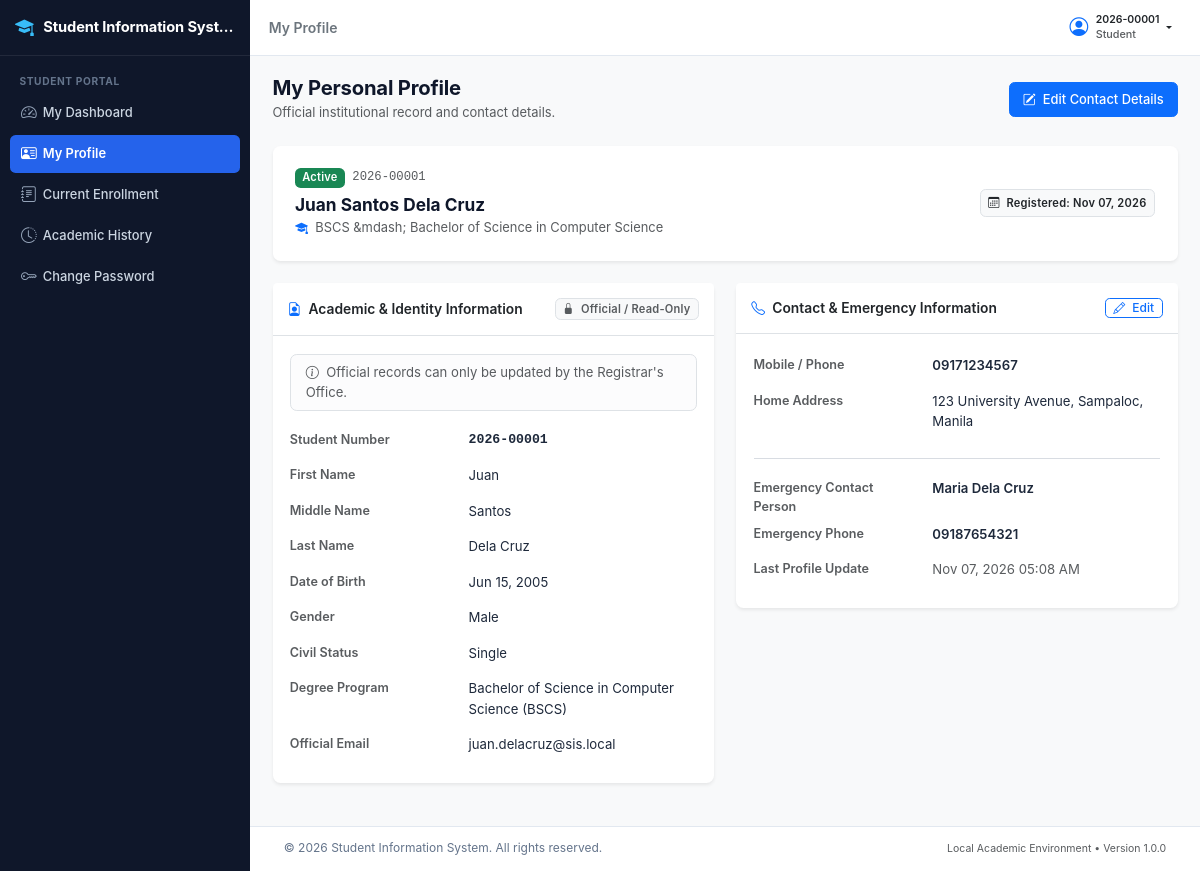
The page /student/profile.php (signed in) on the database its author committed.
### tables this page shows
CREATE TABLE `students` (
  `student_id` int(11) NOT NULL AUTO_INCREMENT,
  `student_number` varchar(20) NOT NULL,
  `user_id` int(11) DEFAULT NULL,
  `first_name` varchar(50) NOT NULL,
  `middle_name` varchar(50) DEFAULT NULL,
  `last_name` varchar(50) NOT NULL,
  `date_of_birth` date NOT NULL,
  `gender` enum('Male','Female','Other') NOT NULL,
  `civil_status` enum('Single','Married','Widowed','Separated') NOT NULL DEFAULT 'Single',
  `email` varchar(100) NOT NULL,
  `contact_number` varchar(25) NOT NULL,
  `home_address` text NOT NULL,
  `emergency_contact_name` varchar(100) NOT NULL,
  `emergency_contact_number` varchar(25) NOT NULL,
  `program_id` int(11) NOT NULL,
  `current_status` enum('Active','Inactive','Graduated','Withdrawn') NOT NULL DEFAULT 'Active',
  `created_at` datetime NOT NULL DEFAULT current_timestamp(),
  `updated_at` datetime NOT NULL DEFAULT current_timestamp() ON UPDATE current_timestamp(),
  PRIMARY KEY (`student_id`),
  UNIQUE KEY `student_number` (`student_number`),
  UNIQUE KEY `email` (`email`),
  UNIQUE KEY `user_id` (`user_id`),
  KEY `idx_students_program` (`program_id`),
  KEY `idx_students_status` (`current_status`),
  KEY `idx_students_names` (`last_name`,`first_name`),
  CONSTRAINT `fk_students_program` FOREIGN KEY (`program_id`) REFERENCES `programs` (`program_id`) ON UPDATE CASCADE,
  CONSTRAINT `fk_students_user` FOREIGN KEY (`user_id`) REFERENCES `users` (`user_id`) ON DELETE SET NULL ON UPDATE CASCADE
);

CREATE TABLE `programs` (
  `program_id` int(11) NOT NULL AUTO_INCREMENT,
  `program_code` varchar(20) NOT NULL,
  `program_name` varchar(150) NOT NULL,
  `department` varchar(100) NOT NULL,
  `status` enum('Active','Inactive') NOT NULL DEFAULT 'Active',
  `created_at` datetime NOT NULL DEFAULT current_timestamp(),
  `updated_at` datetime NOT NULL DEFAULT current_timestamp() ON UPDATE current_timestamp(),
  PRIMARY KEY (`program_id`),
  UNIQUE KEY `program_code` (`program_code`),
  KEY `idx_programs_status` (`status`)
);

### includes/functions.php (called while the page is built, shortened)
<?php
function escape($data) {
    return htmlspecialchars((string)$data, ENT_QUOTES, 'UTF-8');
}
function format_date($date, $format = 'M d, Y') {
    $timestamp = strtotime($date);
    return $timestamp ? date($format, $timestamp) : 'N/A';
}

### includes/auth.php (called while the page is built, shortened)
<?php
require_once __DIR__ . '/functions.php';
function is_logged_in() {
    return isset($_SESSION['user_id']) && !empty($_SESSION['user_id']);
}
function current_user() {
    return [
        'user_id' => (int)$_SESSION['user_id'],
        'username' => $_SESSION['username'] ?? '',
        'email' => $_SESSION['email'] ?? '',
        'role_id' => (int)($_SESSION['role_id'] ?? 0),
        'role_name' => $_SESSION['role_name'] ?? '',
        'student_id' => isset($_SESSION['student_id']) ? (int)$_SESSION['student_id'] : null,
        'student_number' => $_SESSION['student_number'] ?? null,
        'must_change_password' => !empty($_SESSION['must_change_password'])
    ];
}

### student/profile.php (the view, shortened to what this page needs)
<?php
require_once __DIR__ . '/../includes/auth.php';
require_once __DIR__ . '/../includes/functions.php';
$conn = db_connect();
$page_title = 'My Profile';
$student_id = (int)($_SESSION['student_id'] ?? 0);
$sql = "SELECT s.*, p.program_code, p.program_name
        FROM students s
        LEFT JOIN programs p ON s.program_id = p.program_id
        WHERE s.student_id = ?";
$stmt = mysqli_prepare($conn, $sql);
mysqli_stmt_bind_param($stmt, "i", $student_id);
mysqli_stmt_execute($stmt);
$res = mysqli_stmt_get_result($stmt);
$student = mysqli_fetch_assoc($res);
require_once __DIR__ . '/../includes/header.php';
?>
<div class="app-wrapper">
    <?php require_once __DIR__ . '/../includes/sidebar.php'; ?>
    <div class="app-main">
        <?php require_once __DIR__ . '/../includes/navbar.php'; ?>
        <main class="content-body">
            <div class="container-fluid px-0">
                <div class="d-flex flex-column flex-md-row justify-content-between align-items-md-center mb-4 gap-2">
                    <div>
                        <h1 class="h3 mb-1 fw-bold">My Personal Profile</h1>
                        <p class="text-muted small mb-0">Official institutional record and contact details.</p>
                    </div>
                    <div>
                        <a href="profile-edit.php" class="btn btn-primary">
                            <i class="bi bi-pencil-square me-1"></i> Edit Contact Details
                        </a>
                    </div>
                </div>
                <?php if (!$student): ?>
                    <div class="alert alert-warning border-0 shadow-sm" role="alert">
                        No student profile record found linked to your account.
                    </div>
                <?php else: ?>
                    <div class="card border-0 shadow-sm mb-4">
                        <div class="card-body p-4">
                            <div class="row align-items-center">
                                <div class="col-md-8">
                                    <div class="d-flex align-items-center mb-2">
                                        <span class="badge bg-success me-2"><?php echo escape($student['current_status']); ?></span>
                                        <span class="font-monospace text-muted small"><?php echo escape($student['student_number']); ?></span>
                                    </div>
                                    <h3 class="fw-bold mb-1">
                                        <?php echo escape($student['first_name'] . ' ' . ($student['middle_name'] ? $student['middle_name'] . ' ' : '') . $student['last_name']); ?>
                                    </h3>
                                    <p class="text-muted small mb-0">
                                        <i class="bi bi-mortarboard-fill text-primary me-1"></i>
                                        <?php echo escape($student['program_code'] . ' &mdash; ' . $student['program_name']); ?>
                                    </p>
                                </div>
                                <div class="col-md-4 text-md-end mt-3 mt-md-0">
                                    <span class="badge bg-light text-dark border p-2">
                                        <i class="bi bi-calendar3 me-1"></i> Registered: <?php echo format_date($student['created_at']); ?>
                                    </span>
                                </div>
                            </div>
                        </div>
                    </div>
                    <div class="row g-4">
                        <div class="col-lg-6">
                            <div class="card border-0 shadow-sm mb-4">
                                <div class="card-header bg-white py-3 border-bottom d-flex justify-content-between align-items-center">
                                    <h6 class="card-title mb-0 fw-semibold">
                                        <i class="bi bi-file-earmark-person me-1 text-primary"></i> Academic & Identity Information
                                    </h6>
                                    <span class="badge bg-light text-muted border">
                                        <i class="bi bi-lock-fill me-1"></i> Official / Read-Only
                                    </span>
                                </div>
                                <div class="card-body">
                                    <div class="alert alert-light border small text-muted mb-3 py-2 px-3">
                                        <i class="bi bi-info-circle me-1"></i> Official records can only be updated by the Registrar's Office.
                                    </div>
                                    <dl class="row mb-0">
                                        <dt class="col-sm-5 text-muted small">Student Number</dt>
                                        <dd class="col-sm-7 fw-bold font-monospace"><?php echo escape($student['student_number']); ?></dd>
                                        <dt class="col-sm-5 text-muted small">First Name</dt>
                                        <dd class="col-sm-7"><?php echo escape($student['first_name']); ?></dd>
                                        <dt class="col-sm-5 text-muted small">Middle Name</dt>
                                        <dd class="col-sm-7"><?php echo !empty($student['middle_name']) ? escape($student['middle_name']) : '&mdash;'; ?></dd>
                                        <dt class="col-sm-5 text-muted small">Last Name</dt>
                                        <dd class="col-sm-7"><?php echo escape($student['last_name']); ?></dd>
                                        <dt class="col-sm-5 text-muted small">Date of Birth</dt>
                                        <dd class="col-sm-7"><?php echo format_date($student['date_of_birth']); ?></dd>
                                        <dt class="col-sm-5 text-muted small">Gender</dt>
                                        <dd class="col-sm-7"><?php echo escape($student['gender']); ?></dd>
                                        <dt class="col-sm-5 text-muted small">Civil Status</dt>
                                        <dd class="col-sm-7"><?php echo escape($student['civil_status']); ?></dd>
                                        <dt class="col-sm-5 text-muted small">Degree Program</dt>
                                        <dd class="col-sm-7"><?php echo escape($student['program_name'] . ' (' . $student['program_code'] . ')'); ?></dd>
                                        <dt class="col-sm-5 text-muted small">Official Email</dt>
                                        <dd class="col-sm-7"><?php echo escape($student['email']); ?></dd>
                                    </dl>
                                </div>
                            </div>
                        </div>
                        <div class="col-lg-6">
                            <div class="card border-0 shadow-sm mb-4">
                                <div class="card-header bg-white py-3 border-bottom d-flex justify-content-between align-items-center">
                                    <h6 class="card-title mb-0 fw-semibold">
                                        <i class="bi bi-telephone me-1 text-primary"></i> Contact & Emergency Information
                                    </h6>
                                    <a href="profile-edit.php" class="btn btn-sm btn-outline-primary py-0 px-2">
                                        <i class="bi bi-pencil me-1"></i> Edit
                                    </a>
                                </div>
                                <div class="card-body">
                                    <dl class="row mb-0">
                                        <dt class="col-sm-5 text-muted small">Mobile / Phone</dt>
                                        <dd class="col-sm-7 fw-semibold"><?php echo escape($student['contact_number']); ?></dd>
                                        <dt class="col-sm-5 text-muted small">Home Address</dt>
                                        <dd class="col-sm-7"><?php echo nl2br(escape($student['home_address'])); ?></dd>
                                        <dt class="col-sm-12 my-2"><hr class="my-1"></dt>
                                        <dt class="col-sm-5 text-muted small">Emergency Contact Person</dt>
                                        <dd class="col-sm-7 fw-semibold"><?php echo escape($student['emergency_contact_name']); ?></dd>
                                        <dt class="col-sm-5 text-muted small">Emergency Phone</dt>
                                        <dd class="col-sm-7 fw-semibold"><?php echo escape($student['emergency_contact_number']); ?></dd>
                                        <dt class="col-sm-5 text-muted small">Last Profile Update</dt>
                                        <dd class="col-sm-7 text-muted small"><?php echo format_date($student['updated_at'], 'M d, Y h:i A'); ?></dd>
                                    </dl>
                                </div>
                            </div>
                        </div>
                    </div>
                <?php endif; ?>
            </div>
        </main>
        <?php require_once __DIR__ . '/../includes/footer.php'; ?>

### includes/navbar.php (shortened to what this page needs)
<?php
require_once __DIR__ . '/auth.php';
require_once __DIR__ . '/functions.php';
$auth_user = current_user();
?>
<header class="app-header">
    <div class="d-flex align-items-center">
        <span class="fw-semibold text-secondary d-none d-sm-inline">
            <?php echo isset($page_title) ? escape($page_title) : APP_NAME; ?>
        </span>
    </div>
    <div class="d-flex align-items-center">
        <?php if ($auth_user): ?>
            <div class="dropdown">
                <button class="btn btn-sm btn-outline-light text-dark dropdown-toggle d-flex align-items-center border-0" type="button" id="userMenuDropdown" data-bs-toggle="dropdown" aria-expanded="false">
                    <i class="bi bi-person-circle fs-5 me-2 text-primary"></i>
                    <div class="text-start me-1 d-none d-md-block">
                        <div class="fw-semibold small leading-tight"><?php echo escape($auth_user['username']); ?></div>
                        <div class="text-muted" style="font-size: 0.72rem;"><?php echo escape($auth_user['role_name']); ?></div>
                    </div>
                </button>
            </div>
        <?php else: ?>
            <a href="<?php echo APP_URL; ?>/login.php" class="btn btn-sm btn-primary">
                <i class="bi bi-box-arrow-in-right me-1"></i> Log In
            </a>
        <?php endif; ?>
    </div>
</header>

### assets/css/style.css (style rules this page uses)
:root { --sis-primary: #1e3a8a; --sis-primary-hover: #172554; --sis-secondary: #0f766e; --sis-accent: #2563eb; --sis-bg: #f8fafc; --sis-sidebar-width: 250px; --sis-header-height: 56px; --sis-text-main: #1e293b; --sis-text-muted: #64748b; --sis-border: #e2e8f0; }
html { font-size: 15px; -webkit-font-smoothing: antialiased; -moz-osx-font-smoothing: grayscale; }
body { font-family: -apple-system, BlinkMacSystemFont, "Segoe UI", Roboto, "Helvetica Neue", Arial, sans-serif; background-color: var(--sis-bg); color: var(--sis-text-main); font-size: 0.933rem; line-height: 1.55; min-height: 100vh; }
h1, .h1 { font-size: 1.45rem; font-weight: 700; color: #0f172a; }
h3, .h3 { font-size: 1.15rem; font-weight: 600; color: #0f172a; }
h6, .h6 { font-size: 0.875rem; font-weight: 600; color: #334155; }
.app-wrapper { display: flex; min-height: 100vh; }
.app-main { flex: 1; margin-left: 250px; display: flex; flex-direction: column; min-height: 100vh; min-width: 0; }
.app-header { height: var(--sis-header-height); background: #ffffff; border-bottom: 1px solid var(--sis-border); display: flex; align-items: center; justify-content: space-between; padding: 0 1.25rem; position: sticky; top: 0; z-index: 1020; }
.content-body { flex: 1; padding: 1.35rem 1.5rem; min-width: 0; }
.content-body h1, .content-body .h3 { font-size: 1.35rem; font-weight: 700; color: #0f172a; letter-spacing: -0.01em; }
.content-body p.text-muted { font-size: 0.86rem; line-height: 1.45; }
.card { border-radius: 0.5rem; border-color: var(--sis-border); }
.card-header { font-size: 0.9rem; font-weight: 600; padding: 0.75rem 1rem; background-color: #ffffff; }
.card-header .card-title { font-size: 0.92rem; font-weight: 600; }
.card-body { padding: 1.15rem; }
dl.row dt { font-size: 0.84rem; font-weight: 600; color: #64748b; padding-top: 0.25rem; padding-bottom: 0.25rem; }
dl.row dd { font-size: 0.88rem; color: #1e293b; padding-top: 0.25rem; padding-bottom: 0.25rem; }
.btn { font-size: 0.86rem; font-weight: 500; padding: 0.45rem 0.85rem; border-radius: 0.375rem; }
.btn-sm { font-size: 0.8rem; padding: 0.3rem 0.6rem; border-radius: 0.3125rem; }
.badge { font-size: 0.74rem; font-weight: 600; padding: 0.38em 0.65em; letter-spacing: 0.02em; }
.alert { font-size: 0.875rem; padding: 0.85rem 1.1rem; border-radius: 0.45rem; }

### rows shown on the page
students: student_number "2026-00001", current_status "Active", first_name+middle_name+last_name "Juan Santos Dela Cruz", program.program_name "BSCS &mdash; Bachelor of Science in Computer Science", created_at "Nov 07, 2026", first_name "Juan", middle_name "Santos", last_name "Dela Cruz", date_of_birth "Jun 15, 2005", gender "Male", civil_status "Single", program.program_code "Bachelor of Science in Computer Science (BSCS)", email "juan.delacruz@sis.local", contact_number "09171234567", home_address "123 University Avenue, Sampaloc, Manila", emergency_contact_name "Maria Dela Cruz", emergency_contact_number "09187654321", updated_at "Nov 07, 2026 05:08 AM"

### other values the page prints
APP_NAME "Student Information Syst…"
$page_title "My Profile"
$auth_user['role_name'] "Student"
APP_NAME "Student Information System"
APP_VERSION "1.0.0"
